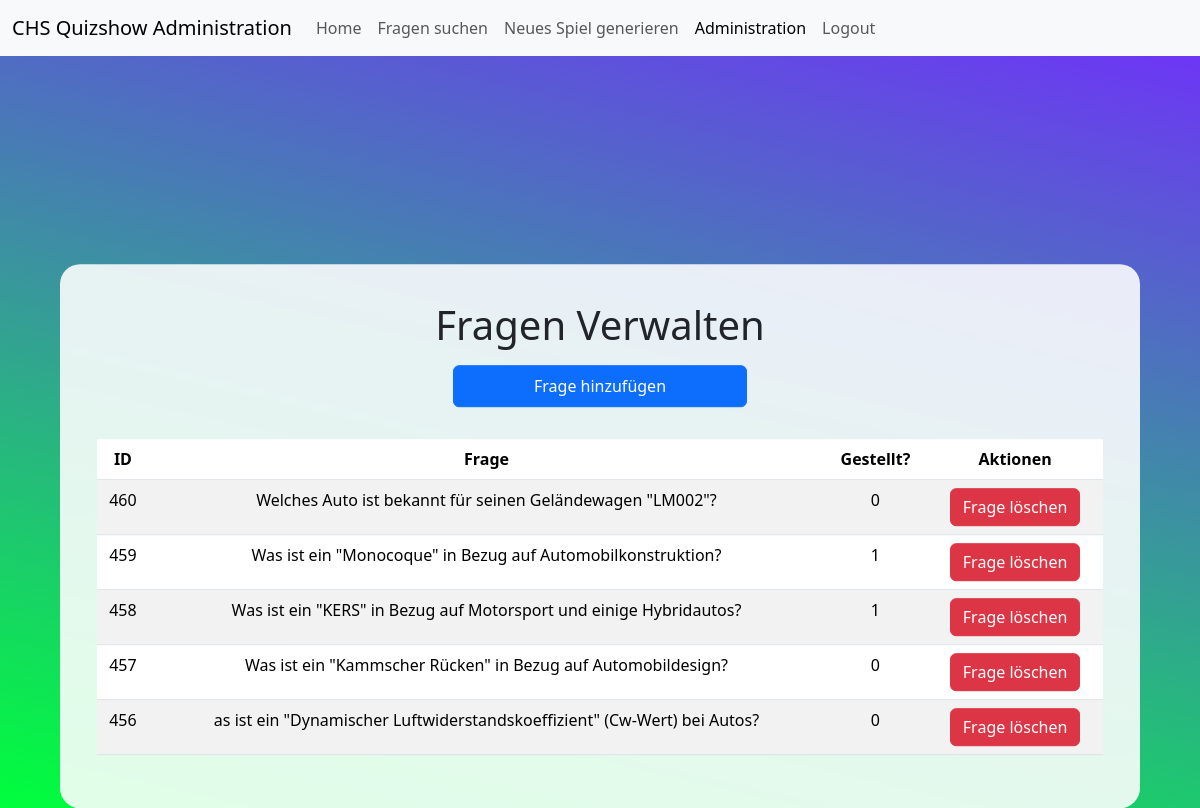
The app's page /Admin/manage_questions.php (signed in) with its own data.
### tables this page shows
CREATE TABLE `fragen` (
  `fragenid` bigint(20) UNSIGNED NOT NULL,
  `frage` varchar(500) NOT NULL,
  `thema` bigint(20) UNSIGNED NOT NULL,
  `schwierigkeit` bigint(20) UNSIGNED NOT NULL,
  `antwort1` varchar(500) NOT NULL,
  `antwort2` varchar(500) NOT NULL,
  `antwort3` varchar(500) NOT NULL,
  `antwort4` varchar(500) NOT NULL,
  `antwortrichtig` int(11) NOT NULL,
  `gestellt` tinyint(1) NOT NULL,
  `aktiv` tinyint(1) NOT NULL DEFAULT 0,
  `erklaerung` text DEFAULT NULL
);

### Assets/Classes/Database.php (called while the page is built, shortened)
<?php
class Database {
    private $host = HOST;
    private $table = TABLE;
    private $username = USERNAME;
    private $password = PASSWORD;
    protected function connectDB() {
        try {
            $this->connection = new PDO("mysql:host=$this->host;dbname=$this->table", $this->username, $this->password);
        }
        catch (PDOException $e) {
            die("Database error");
        }
    }
}

### Assets/Classes/GetQuizData.php (the view, shortened to what this page needs)
<?php
class GetQuizData extends Database {
    public function showQuestions() {
        $stmt = $this->connection->prepare("SELECT * FROM `fragen` WHERE 1 ORDER BY `fragenid` DESC LIMIT 5");
        $stmt->execute();
        $result = $stmt->fetchAll(PDO::FETCH_ASSOC);
        foreach($result as $r) {
            echo '<tr>
            <td>'. $r["fragenid"] .'</td>
            <td>'. $r["frage"] .'</td>
            <td>'. $r["gestellt"] .'</td>
            <td><a href="../Admin/manage_questions.php?action=delete&id='. $r["fragenid"].'" class="btn btn-danger">Frage löschen</a></td>
            </tr>';
        }
    }
}

### Admin/manage_questions.php (shortened to what this page needs)
<?php
    require_once("../Assets/Classes/Database.php");
    require_once("../Assets/Classes/GetQuizData.php");
?>
<!doctype html>
<html lang="en">
  <head>
    <link href="https://cdn.jsdelivr.net/npm/bootstrap@5.3.3/dist/css/bootstrap.min.css" rel="stylesheet">
    <link href="../Assets/CSS/styles.css" type="text/css" rel="stylesheet">
  </head>
  <body>
  <nav class="navbar navbar-expand-lg bg-body-tertiary">
    <div class="container-fluid">
      <a class="navbar-brand" href="index.php">CHS Quizshow Administration</a>
      <div class="collapse navbar-collapse" id="navbarNavAltMarkup">
        <div class="navbar-nav" style="text-align: right;">
          <a class="nav-link <?php if(!$_SESSION["loggedin"]) {echo "invisible";}?>" aria-current="page" href="../index.php">Home</a>
          <a class="nav-link <?php if(!$_SESSION["loggedin"]) {echo "invisible";}?>" href="../fragen.php">Fragen suchen</a>
          <a class="nav-link <?php if(!$_SESSION["loggedin"]) {echo "invisible";}?>" href="../new_game.php">Neues Spiel generieren</a>
          <a class="nav-link active <?php if(!$_SESSION["loggedin"] && !$_SESSION["role"] == "1") {echo "invisible";}?>" href="index.php">Administration</a>
          <a class="nav-link <?php if(!$_SESSION["loggedin"]) {echo "invisible";}?>" href="../logout.php">Logout</a>
        </div>
      </div>
    </div>
    </nav>
  <div class="container-overlay">
    <h1>Fragen Verwalten</h1>
    <a class="btn btn-primary action-btn" data-bs-toggle="modal" data-bs-target="#addquestion">Frage hinzufügen</a>
    <table class="table table-striped" style="margin-top: 2em;">
    <thead>
        <tr>
        <th scope="col">ID</th>
        <th scope="col">Frage</th>
        <th scope="col">Gestellt?</th>
        <th scope="col">Aktionen</th>
        </tr>
    </thead>
    <tbody>
        <?php
            $themen = new GetQuizData();
            $themen->showQuestions();
        ?>
    </tbody>
    </table>
  </div>
        <?php $allowed=true; include("./Forms/add_question_inc.php");?>
  </body>
</html>

### Admin/Forms/add_question_inc.php (shortened to what this page needs)
<?php
require_once("../Assets/Classes/Database.php");
require_once("../Assets/Classes/GetQuizData.php");
?>
<!doctype html>
<html lang="en">
  <head>
    <link href="https://cdn.jsdelivr.net/npm/bootstrap@5.3.3/dist/css/bootstrap.min.css" rel="stylesheet">
  </head>
  <body>
  </body>
</html>

### Assets/CSS/styles.css (style rules this page uses)
html { min-height: 100%; background: rgb(0,255,60); background: -moz-linear-gradient(13deg, rgba(0,255,60,1) 0%, rgba(115,43,255,1) 100%); background: -webkit-linear-gradient(13deg, rgba(0,255,60,1) 0%, rgba(115,43,255,1) 100%); background: linear-gradient(13deg, rgba(0,255,60,1) 0%, rgba(115,43,255,1) 100%); filter: progid:DXImageTransform.Microsoft.gradient(startColorstr="#00ff3c",endColorstr="#732bff",GradientType=1); }
.container-overlay { background-color: rgba(255, 255, 255, 0.877); width: 90%; border-radius: 20px; padding: 2.3em; position: absolute; margin-top: 30em; left: 50%; margin-right: -50%; transform: translate(-50%, -50%); text-align: center; }
.action-btn { padding: 0.5em 5em 0.5em 5em !important; margin-top: 0.5em; }

### records on screen
fragen: fragenid "460", frage "Welches Auto ist bekannt für seinen Geländewagen \"LM002\"?", gestellt "0"
fragen: fragenid "459", frage "Was ist ein \"Monocoque\" in Bezug auf Automobilkonstruktion?", gestellt "1"
fragen: fragenid "458", frage "Was ist ein \"KERS\" in Bezug auf Motorsport und einige Hybridautos?", gestellt "1"
fragen: fragenid "457", frage "Was ist ein \"Kammscher Rücken\" in Bezug auf Automobildesign?", gestellt "0"
fragen: fragenid "456", frage "as ist ein \"Dynamischer Luftwiderstandskoeffizient\" (Cw-Wert) bei Autos?", gestellt "0"
